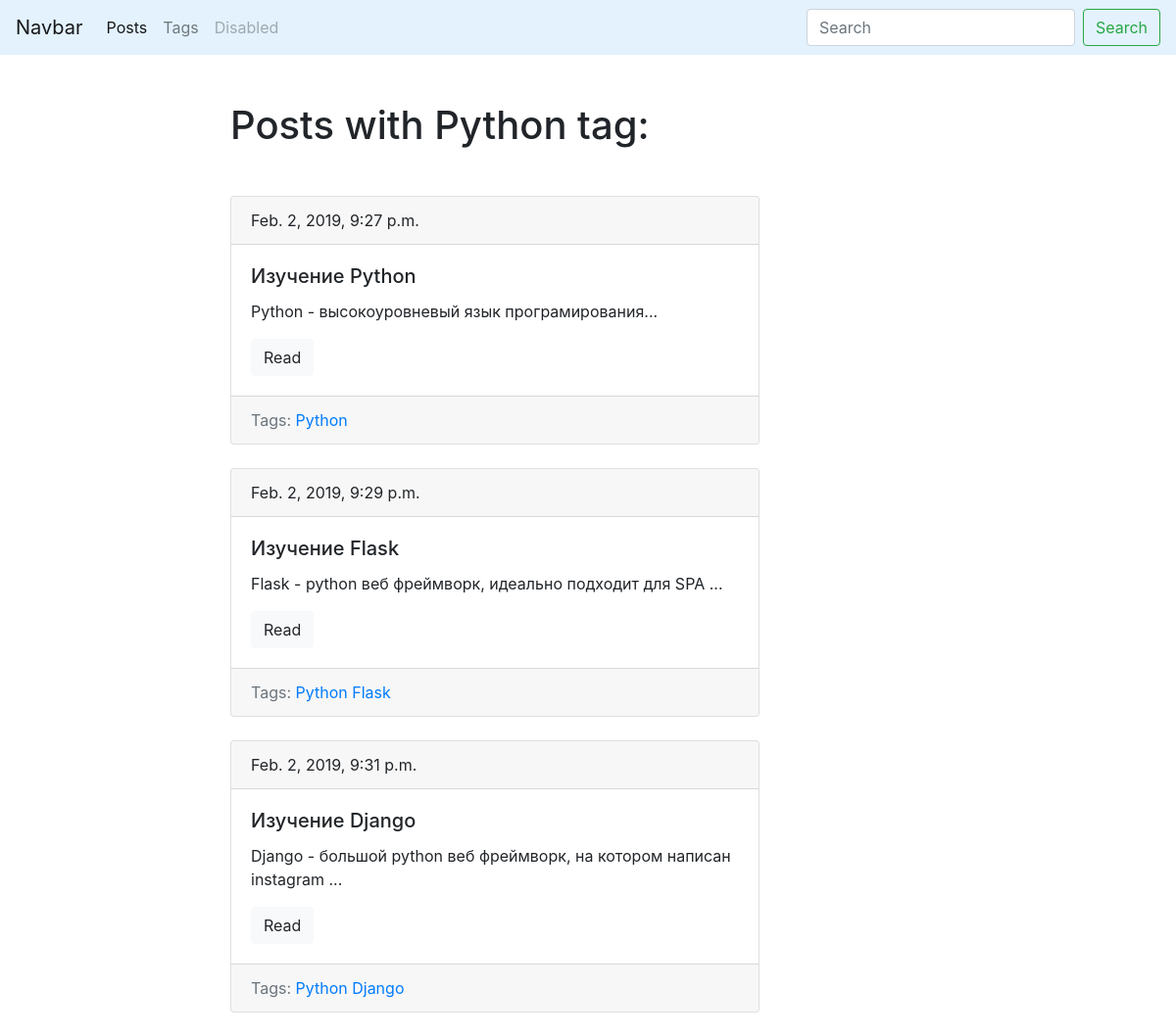
Before: /blog/tags/python_tag_slug/ with the older database file.
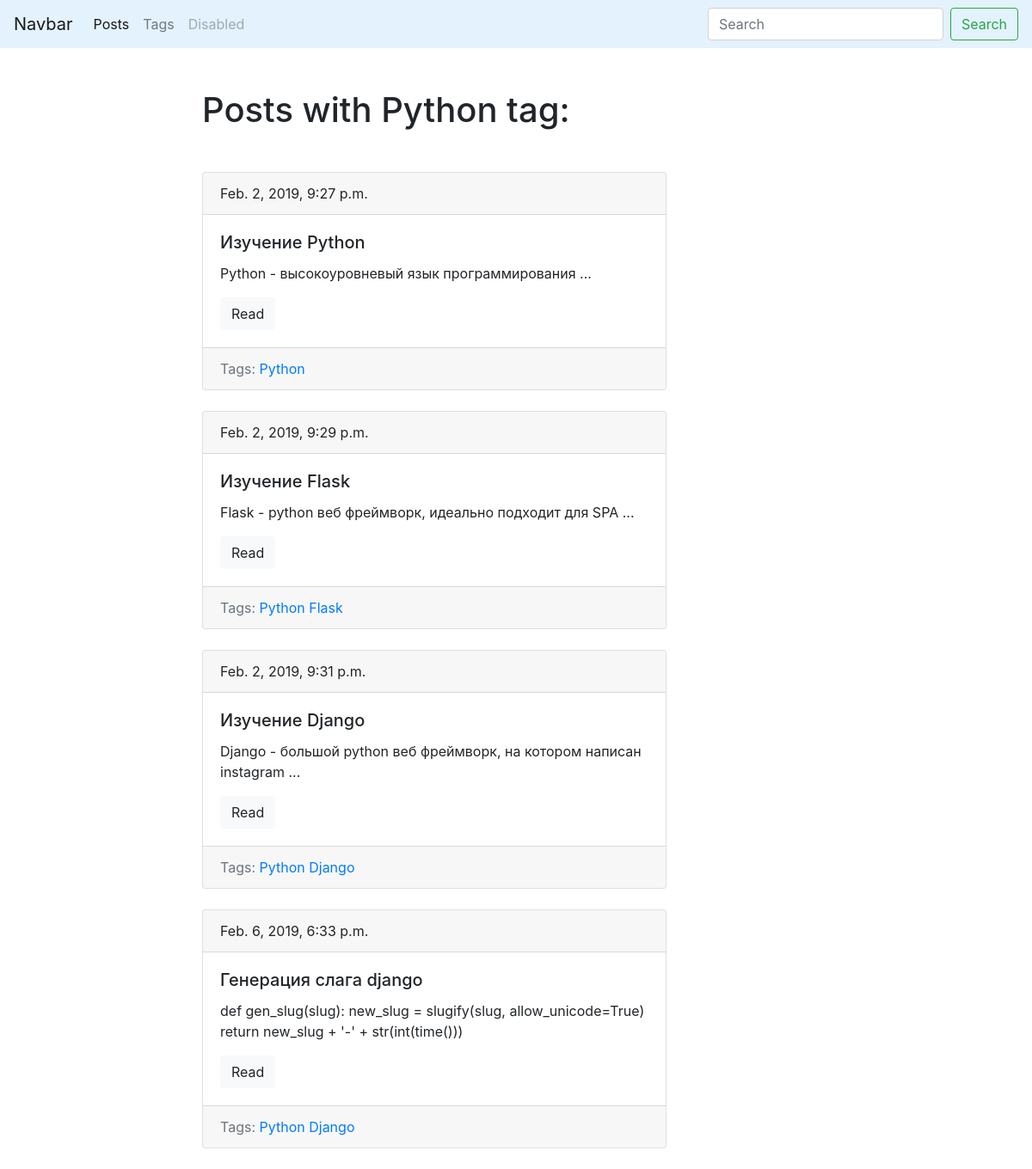
After: the same page with the newer database file.
### blog/models.py (models this page shows, shortened)
class Post(models.Model):
    title = models.CharField(max_length=150, db_index=True)
    slug = models.SlugField(max_length=150, blank=True, unique=True)
    body = models.TextField(blank=True, db_index=True)
    tags = models.ManyToManyField('Tag', blank=True, related_name='posts')
    date_pub = models.DateTimeField(auto_now_add=True)

class Tag(models.Model):
    title = models.CharField(max_length=50)
    slug  = models.SlugField(max_length=50, unique=True)
    def get_absolute_url(self):
        return reverse("tag_detail_url", kwargs={"slug": self.slug})

### blog/views.py (the view)
# urls.py: path('tags/<str:slug>/', TagDetail.as_view(), name='tag_detail_url'),
class TagDetail(ObjectDetailMixin, View):
    model = Tag
    template = 'blog/tag_detail.html'

### blog/utils.py (called while the page is built)
    def get(self, request, slug):
        obj = get_object_or_404(self.model, slug__iexact=slug)
        return render(request, self.template, context={self.model.__name__.lower(): obj, 'admin_object': obj, 'detail': True})

### blog/templates/blog/tag_detail.html (shortened to what this page needs)
{% extends 'blog/base_blog.html' %}
{% block content %}
    <h1 class="mb-5">Posts with {{ tag.title|title }} tag:</h1>
    {% for post in tag.posts.all %}
        {% include "blog/includes/post_card_template.html" %}
    {% endfor %}
{% endblock  %}

### blog/templates/blog/includes/post_card_template.html
<div class="card mb-4">
    <div class="card-header">
        {{ post.date_pub }}
    </div>
    <div class="card-body">
        <h5 class="card-title">{{ post.title }}</h5>
        <p class="card-text">{{ post.body|truncatewords:15 }}</p>
        <a href="{% url 'post_detail_url' slug=post.slug %}" class="btn btn-light">Read</a>
    </div>
    <div class="card-footer text-muted">
        Tags:
        {% for tag in post.tags.all %}
            <a href="{{ tag.get_absolute_url }}">{{tag.title}}</a>
        {% endfor %}
    </div>
</div>

Changed rows visible on the page:
changed Post "Изучение Python": body "Python - высокоуровневый язык програмирования..." → "Python - высокоуровневый язык программирования ..."
added Post: date_pub "Feb. 6, 2019, 6:33 p.m.", title "Генерация слага django", body "def gen_slug(slug): new_slug = slugify(slug, allow_unicode=True) return new_slug + '-' + str(int(time()))", Tag (title "Python"), Tag (title "Django")
